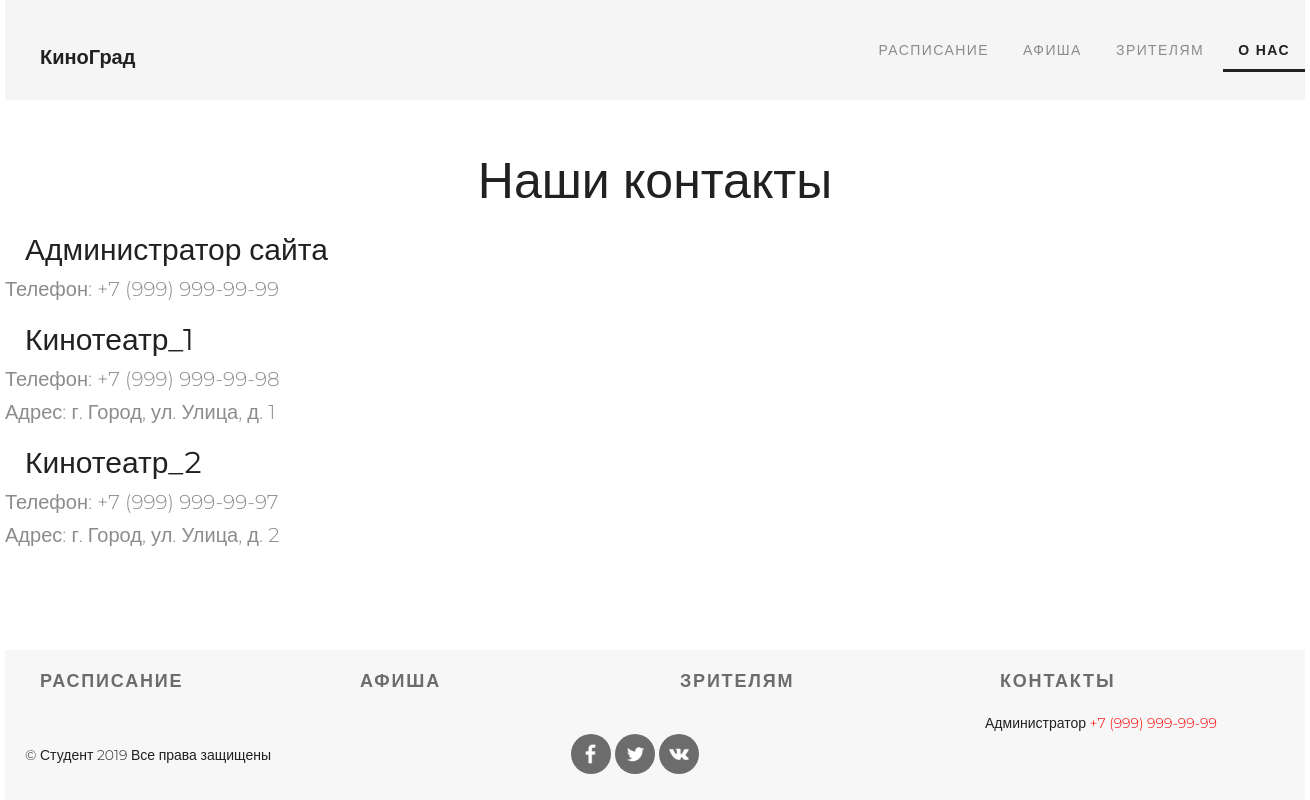
The page /contact.php on the database its author committed.
### tables this page shows
create table theaters(
    id serial primary key,
    name varchar(50) not null unique comment 'Название кинотеатра',
    tel varchar(20) not null comment 'Номер телефона',
    addr varchar(255) not null comment 'Адрес'
) comment 'Таблица с кинотеатрами';

### contact.php (the view, shortened to what this page needs)
<!DOCTYPE html>
<?php
@$db = new mysqli(HOST, USER_NAME, PASSWORD, DBNAME);
$query = 'select * from theaters';
$theaters = $db->query($query);
?>
<html lang="en">
<head>
    <link rel="stylesheet" href="style.css">
</head>
<body>
    <div class="container">
        <div class="header clearfix">
            <a href="index.php" class="logo">КиноГрад</a>
            <ul class="menu">
                <li class="menu_item"><a href="index.php" class="menu_link">Расписание</a></li>
                <li class="menu_item"><a href="poster.php" class="menu_link">Афиша</a></li>
                <li class="menu_item"><a href="viewers.html" class="menu_link">Зрителям</a></li>
                <li class="menu_item"><a href="contact.php" class="menu_link menu_link_active">О нас</a></li>
            </ul>
        </div>
        <div class="content">
            <h1>Наши контакты</h1>
            <h2>Администратор сайта</h2>
            <p>Телефон: +7 (999) 999-99-99</p>
            <?php
            $n = $theaters->num_rows;
            if ($n != 0) {
                $theaters->data_seek(0);
                for ($i = 0; $i < $n; $i++) {
                    $row = $theaters->fetch_assoc();
                    echo "<h2>" . $row['name'] . "</h2>";
                    echo "<p>Телефон: " . $row['tel'] . "</p>";
                    echo "<p>Адрес: " . $row['addr'] . "</p>";
                }
            }
            ?>
        </div>
        <div class="clr"></div>
    </div>
    <div class="footer">
        <div class="footer_block">
            <a href="index.php">Расписание</a>
        </div>
        <div class="footer_block">
            <a href="poster.php">Афиша</a>
        </div>
        <div class="footer_block">
            <a href="viewers.html">Зрителям</a>
        </div>
        <div class="footer_block">
            <a href="contact.php">Контакты</a>
            <p>Администратор <span>+7 (999) 999-99-99</span></p>
        </div>
        <div class="footer_bottom">
            <div class="copyright">
                <p>&#169; Студент 2019 Все права защищены</p>
            </div>
            <div class="social_networks">
                <a href="https://www.facebook.com/" target="_blank" class="social_network_link"><img src="img/fb.png" alt="fb"></a>
                <a href="https://twitter.com/" target="_blank" class="social_network_link"><img src="img/twitter.png" alt="twitter"></a>
                <a href="https://vk.com/" target="_blank" class="social_network_link"><img src="img/vk.png" alt="vk"></a>
            </div>
        </div>
    </div>
</body>
</html>

### style.css (style rules this page uses)
* { font-family: "Montserrat", sans-serif; margin : 0px; padding : 0px; }
html, body { height: 100%; }
.container { margin : 0 auto; min-height: 100%; width : 1300px; }
.clearfix { clear : both; content: ""; display: table; }
.header { background-color: #f5f5f5; height : 100px; width : 1300px; }
.logo { color : #212121; display : inline-block; font-size : 20px; font-weight : 700; margin : 35px 0 0 20px; padding : 10px 15px; text-decoration: none; }
.menu { float: right; }
.menu_item { display : inline-block; list-style-type: none; margin-top : 40px; }
.menu_link { color : #8c8c8c; font-size : 14px; font-weight : 300; letter-spacing : 1.4px; padding : 10px 15px; text-decoration: none; text-transform : uppercase; }
.menu_link_active { border-bottom: 3px solid #212121; color : #212121; font-weight : 700; }
.content { text-align: left; }
.content h1 { color : #212121; font-size : 50px; font-weight: 400; margin-top : 50px; text-align : center; }
.content h2 { color : #212121; font-size : 30px; font-weight: 400; margin : 20px 0 0 20px; }
.content p { color : #8c8c8c; font-size : 20px; font-weight: 300; line-height: 23px; margin-top : 10px; }
.clr { height: 150px; }
.footer { background-color: #f7f7f7; height : 150px; margin : -150px auto 0; width : 1300px; }
.footer a { color : #6c6c6c; display : inline-block; font-size : 18px; font-weight : 700; letter-spacing : 1.8px; padding : 10px 15px; text-decoration: none; text-transform : uppercase; }
.footer p { color : #212121; font-size : 14px; font-weight: 300; line-height: 22px; padding : 10px 0px 0px 0px; }
.footer span { color: red; }
.footer_block { float : left; margin : 10px 0px 0px 20px; padding: 0px; width : 300px; }
.footer_bottom { float : left; margin-left: 20px; }
.copyright { float: left; }
.social_networks { float : left; margin-left: 300px; }
img[alt="fb"], img[alt="twitter"], img[alt="vk"] { height : 20px; width : 20px; margin-left: -5px; padding : 0; }
.social_network_link { display : inline-block; background-color: #6c6c6c; border-radius : 50%; height : 20px; width : 10px; margin : 0; padding : 0; text-align : center; vertical-align : middle; }

### rows shown on the page
theaters: name "Кинотеатр_1", tel "+7 (999) 999-99-98", addr "г. Город, ул. Улица, д. 1"
theaters: name "Кинотеатр_2", tel "+7 (999) 999-99-97", addr "г. Город, ул. Улица, д. 2"
